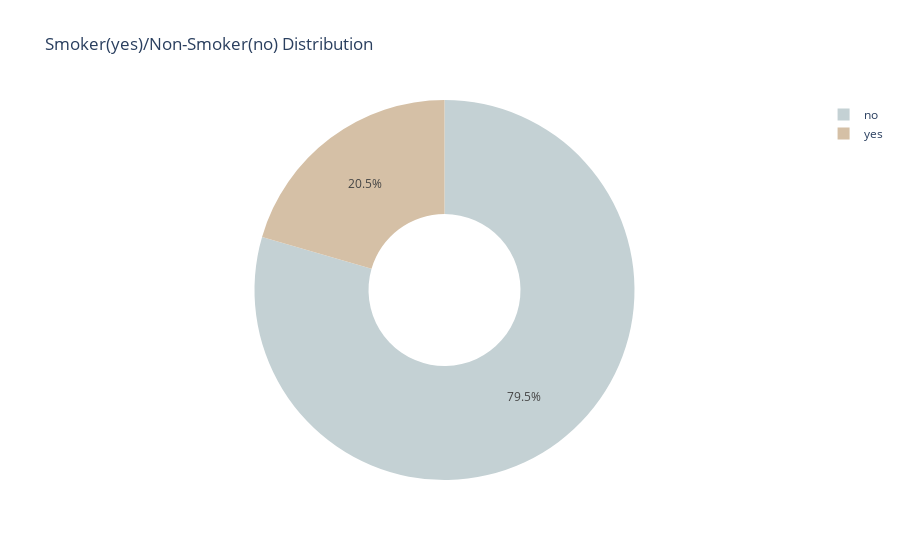

This figure's notebook cell:
### Code cell
fig = px.pie(
    healthins_df,
    names='smoker',
    title='Smoker(yes)/Non-Smoker(no) Distribution',
    hole=0.4,
    color_discrete_sequence=['#c4d1d4', '#d5c0a6'] 
)
fig.update_traces(textposition='inside', textinfo='percent')
fig.write_image("images/smoker.png")
fig.show()

### Figure 1 — Plotly figure (JSON) as saved in the notebook; plotly's stock layout.template omitted (floating-point values rounded to 4 significant figures; data arrays with more than 128 entries replaced by an {"elided": "..."} marker saying what was removed)
{"data": [{"domain": {"x": [0, 1], "y": [0, 1]}, "hole": 0.4, "hovertemplate": "smoker=%{label}<extra></extra>", "labels": {"elided": "1337 str values"}, "legendgroup": "", "name": "", "showlegend": true, "textinfo": "percent", "textposition": "inside", "type": "pie"}], "layout": {"autosize": true, "legend": {"tracegroupgap": 0}, "piecolorway": ["#c4d1d4", "#d5c0a6"], "title": {"text": "Smoker(yes)/Non-Smoker(no) Distribution"}}}
